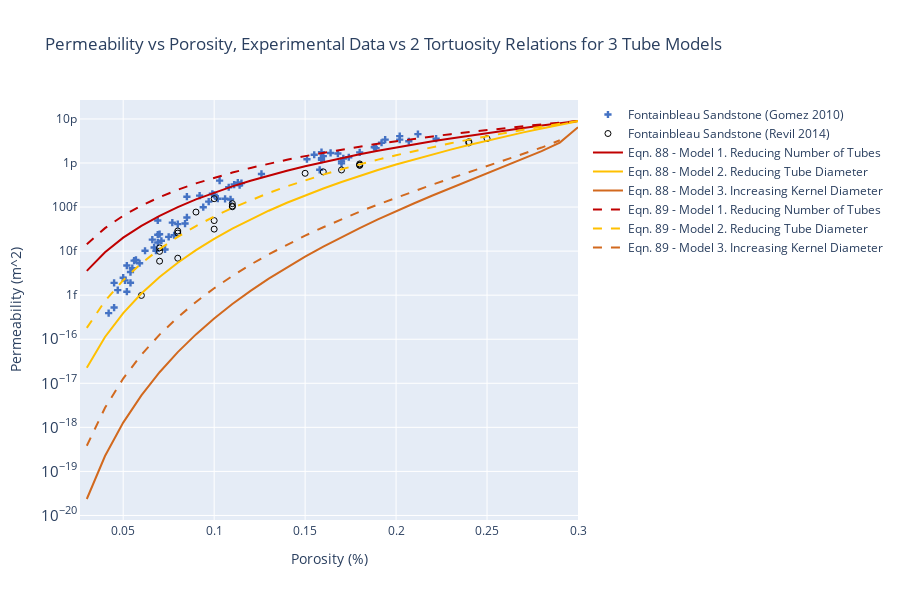

The notebook cell this image was saved under:
### Markdown cell above
> *Figure 2.11: Permeability vs porosity models based on three methods of variation; 1. Reducing the number of tubes, 2. Reducing the radius of tubes, and 3. Increasing the radius of kernels. Compared to two set of experimental data on Fontainbleau sandstones (cite here)*

Visual inspection of Figure 2.11 demonstrates that none of the three proposed methods of varying the permeability and porosity of a block pierced by tubes properly model the actual behaviour of the Fontainbleau sandstone samples.

### Third Dimension and Tortuosity
Modelling rock as a block with a fixed cross-section clearly does not produce permeability that matches the actual results of the laboratory results for Fontainbleau sandstone. The proposal is to model this behaviour by assuming the tortuosity $\tau$ varies with the porosity $\phi$.

Consider two candidate equations for this dependence

$$\tau_1 = \phi^{-1.2}$$

derived from experiments, and

$$\tau_2 = (1 + \phi^{-1})/2$$

theoretically derived.

At $\phi = 0.30$, these two equations give $\tau = 4.24$ and $\tau = 2.167$ respectively. In order to examine the effect of these two relations on the 3 models, they need to be scaled to the permeability of the original block $\kappa_0 = 6.398 * 10^{-12} m^2$. This then results in the following two scaled expressions.

$$\tau_1 = 0.472 \cdot \phi^{-1.2}$$

and

$$\tau_2 = 0.461 \cdot (1 + \phi^{-1})$$

The results from using these two expressions, on the three different tube models are shown in the charts below.

### Code cell
# Authenticate and Import the Plotting Environment

import plotly.graph_objects as go
import os
import pandas as pd
import numpy as np
from plotly import tools

# setup paths and filename
dirpath = os.getcwd()
datapath = dirpath + '\\data\\'
revilname = 'data\\revildata.csv'
gomezname = 'data\\gomez.csv'

T=2.0
A=np.power(10.0,-6)
N=50
b=3.09*np.power(10.0,-5)
pi=3.14159
# setup porosity as a range from 0.03 to 0.3
i=np.arange(3,31)
por_i=i/100

# Torosity Model 1
T1=0.472 * np.power(por_i,-1.2)
# setup case A
N_i1 = (por_i * A)/(b*b*pi*T1)
permA1 = ((pi*np.power(b,4))/(8*T1*A))*N_i1
# setup case B
innerB1 = (por_i * A)/(N*pi*T1)
r_B1 = np.sqrt(innerB1)
permB1 = ((N*pi)/(8*A*T1))*np.power(r_B1,4)
# setup case C
innerC1 = (1-((por_i * A)/(N*pi*T1*b*b)))
r_C1 = np.sqrt(innerC1)
r_C21=r_C1*r_C1
p11=1-r_C21
p21=p11*(1+ r_C21 + p11/np.log(r_C1))
permC1 = ((N*pi)/(8*A*T1))*np.power(b,4)*p21

# Torosity Model 2
T2=0.461 *(1+ np.power(por_i,-1))
# setup case A
N_i2 = (por_i * A)/(b*b*pi*T2)
permA2 = ((pi*np.power(b,4))/(8*T2*A))*N_i2
# setup case B
innerB2 = (por_i * A)/(N*pi*T2)
r_B2 = np.sqrt(innerB2)
permB2 = ((N*pi)/(8*A*T2))*np.power(r_B2,4)
# setup case C
innerC2 = (1-((por_i * A)/(N*pi*T2*b*b)))
r_C2 = np.sqrt(innerC2)
r_C22= np.power(r_C2,2)
p12=1-r_C22
p22=p12*(1+ r_C22 + p12/np.log(r_C2))
permC2 = ((N*pi)/(8*A*T2))*np.power(b,4)*p22

#read in experimental data
df_revil = pd.read_csv(revilname)
df_revil_por = df_revil['porosity']
df_revil_perm = df_revil['perm']
df_gomez = pd.read_csv(gomezname)
df_gomez_por = df_gomez['porosity']
df_gomez_perm = df_gomez['perm']
# convert to numpy
np_revil_por = df_revil_por.values
np_revil_perm = df_revil_perm.values
np_gomez_por = df_gomez_por.values
np_gomez_perm = df_gomez_perm.values

# Setup the Colours
blue = 'rgb(68, 114, 196)'    # Velocity
black = 'rgb(0,0,0)'          # V=1.0 m/s
red = 'rgb(192, 0, 0)'        # r at V=1.0m/s
yellow = 'rgb(255, 192, 0)'   # N=3, length to radius ratio
brown = 'rgb(210,105,30)'     # N=100

# setup lines
line0 = dict( # Pressure Line
    color = (red),
    width = 2
)
line1 = dict( # V=1m/s
    color = (yellow),
    width = 2
)
line2 = dict(
    color = (brown),
    width = 2
)
line5 = dict( # Pressure Line
    color = (red),
    width = 2,
    dash = 'dash'
)
line6 = dict( # V=1m/s
    color = (yellow),
    width = 2,
    dash = 'dash'
)
line7 = dict(
    color = (brown),
    width = 2,
    dash = 'dash'
)

# setup markers
marker3 = dict(
    color = (blue),
    symbol = 'cross'
)
marker4 = dict(
    color = (black),
    symbol = 'circle-open'
)


# setup traces
trace0 = go.Scatter(
    y = permA1,
    x = por_i,
    mode = 'lines',
    name = 'Eqn. 88 - Model 1. Reducing Number of Tubes',
    line = line0
)
trace1 = go.Scatter(
    y = permB1,
    x = por_i,
    mode = 'lines',
    name = 'Eqn. 88 - Model 2. Reducing Tube Diameter',
    line = line1
)
trace2 = go.Scatter(
    y = permC1,
    x = por_i,
    mode = 'lines',
    name = 'Eqn. 88 - Model 3. Increasing Kernel Diameter',
    line = line2
)

trace5 = go.Scatter(
    y = permA2,
    x = por_i,
    mode = 'lines',
    name = 'Eqn. 89 - Model 1. Reducing Number of Tubes',
    line = line5
)
trace6 = go.Scatter(
    y = permB2,
    x = por_i,
    mode = 'lines',
    name = 'Eqn. 89 - Model 2. Reducing Tube Diameter',
    line = line6
)
trace7 = go.Scatter(
    y = permC2,
    x = por_i,
    mode = 'lines',
    name = 'Eqn. 89 - Model 3. Increasing Kernel Diameter',
    line = line7
)
trace8 = go.Scatter(
    y = np_revil_perm,
    x = np_revil_por,
    mode = 'markers',
    name = 'Fontainbleau Sandstone (Gomez 2010)',
    marker = marker3
)
trace9 = go.Scatter(
    y = np_gomez_perm,
    x = np_gomez_por,
    mode = 'markers',
    name = 'Fontainbleau Sandstone (Revil 2014)',
    marker = marker4
)

data = [trace8, trace9, trace0, trace1, trace2, trace5, trace6, trace7]

# setup the chart layout
layout = go.Layout(
    title = 'Permeability vs Porosity, Experimental Data vs 2 Tortuosity Relations for 3 Tube Models',
    height=600,
    yaxis=dict(
        title='Permeability (m^2)',
        type='log',
        showline=True,
        autorange=True
    ),
    xaxis=dict(
        title='Porosity (%)',
        showline=True,
        autorange=True
    )
)
fig = go.Figure(data=data, layout=layout)
#py.iplot(fig)
fig.show()

### Figure 1 — Plotly figure (JSON) as saved in the notebook; plotly's stock layout.template omitted (floating-point values rounded to 4 significant figures)
{"data": [{"marker": {"color": "rgb(68, 114, 196)", "symbol": "cross"}, "mode": "markers", "name": "Fontainbleau Sandstone (Gomez 2010)", "type": "scatter", "x": [0.066, 0.054, 0.057, 0.075, 0.069, 0.05, 0.106, 0.102, 0.097, 0.068, 0.202, 0.067, 0.222, 0.073, 0.084, 0.078, 0.085, 0.085, 0.168, 0.164, 0.159, 0.155, 0.151, 0.207, 0.212, 0.174, 0.17, 0.158, 0.1, 0.159, 0.159, 0.17, 0.045, 0.07, 0.092, 0.109, 0.069, 0.069, 0.18, 0.188, 0.189, 0.194, 0.052, 0.047, 0.059, 0.108, 0.103, 0.099, 0.056, 0.052, 0.08, 0.111, 0.113, 0.062, 0.094, 0.202, 0.045, 0.055, 0.16, 0.051, 0.114, 0.077, 0.171, 0.115, 0.192, 0.054, 0.126, 0.042, 0.071], "y": [1.82e-14, 3.35e-15, 6.3e-15, 2.11e-14, 4.97e-14, 2.49e-15, 1.54e-13, 1.55e-13, 1.33e-13, 1.02e-14, 3.4e-12, 1.21e-14, 3.56e-12, 1.09e-14, 4.23e-14, 2.29e-14, 5.81e-14, 1.72e-13, 1.64e-12, 1.69e-12, 1.77e-12, 1.54e-12, 1.22e-12, 3.12e-12, 4.52e-12, 1.35e-12, 9.81e-13, 7.02e-13, 1.9e-13, 1.28e-12, 1.19e-12, 1.09e-12, 1.9e-15, 2.42e-14, 1.82e-13, 1.49e-13, 1.57e-14, 2.36e-14, 1.74e-12, 2.28e-12, 2.18e-12, 3.39e-12, 1.2e-15, 1.3e-15, 5.3e-15, 2.82e-13, 3.99e-13, 2e-13, 6.1e-15, 4.7e-15, 4.1e-14, 3.24e-13, 3.59e-13, 1.02e-14, 9.92e-14, 4.08e-12, 5.24e-16, 4.1e-15, 1.43e-12, 2.17e-15, 3.16e-13, 4.44e-14, 1.27e-12, 3.5e-13, 2.88e-12, 1.91e-15, 5.64e-13, 3.91e-16, 1.72e-14]}, {"marker": {"color": "rgb(0,0,0)", "symbol": "circle-open"}, "mode": "markers", "name": "Fontainbleau Sandstone (Revil 2014)", "type": "scatter", "x": [0.07, 0.07, 0.07, 0.08, 0.1, 0.08, 0.11, 0.11, 0.09, 0.11, 0.1, 0.08, 0.15, 0.17, 0.16, 0.18, 0.18, 0.18, 0.25, 0.24, 0.24, 0.06, 0.1], "y": [9.869e-15, 5.922e-15, 1.184e-14, 6.908e-15, 4.935e-14, 2.566e-14, 1.017e-13, 1.056e-13, 7.698e-14, 1.194e-13, 1.549e-13, 2.862e-14, 5.843e-13, 6.948e-13, 6.287e-13, 9.001e-13, 9.524e-13, 8.843e-13, 3.583e-12, 2.856e-12, 3.039e-12, 9.869e-16, 3.158e-14]}, {"line": {"color": "rgb(192, 0, 0)", "width": 2}, "mode": "lines", "name": "Eqn. 88 - Model 1. Reducing Number of Tubes", "type": "scatter", "x": [0.03, 0.04, 0.05, 0.06, 0.07, 0.08, 0.09, 0.1, 0.11, 0.12, 0.13, 0.14, 0.15, 0.16, 0.17, 0.18, 0.19, 0.2, 0.21, 0.22, 0.23, 0.24, 0.25, 0.26, 0.27, 0.28, 0.29, 0.3], "y": [3.558e-15, 9.461e-15, 2.02e-14, 3.755e-14, 6.343e-14, 9.987e-14, 1.491e-13, 2.133e-13, 2.949e-13, 3.964e-13, 5.204e-13, 6.695e-13, 8.466e-13, 1.054e-12, 1.296e-12, 1.574e-12, 1.891e-12, 2.251e-12, 2.658e-12, 3.113e-12, 3.621e-12, 4.185e-12, 4.808e-12, 5.494e-12, 6.246e-12, 7.068e-12, 7.963e-12, 8.936e-12]}, {"line": {"color": "rgb(255, 192, 0)", "width": 2}, "mode": "lines", "name": "Eqn. 88 - Model 2. Reducing Tube Diameter", "type": "scatter", "x": [0.03, 0.04, 0.05, 0.06, 0.07, 0.08, 0.09, 0.1, 0.11, 0.12, 0.13, 0.14, 0.15, 0.16, 0.17, 0.18, 0.19, 0.2, 0.21, 0.22, 0.23, 0.24, 0.25, 0.26, 0.27, 0.28, 0.29, 0.3], "y": [2.243e-17, 1.123e-16, 3.919e-16, 1.088e-15, 2.579e-15, 5.448e-15, 1.054e-14, 1.901e-14, 3.242e-14, 5.277e-14, 8.261e-14, 1.251e-13, 1.841e-13, 2.643e-13, 3.711e-13, 5.111e-13, 6.918e-13, 9.22e-13, 1.212e-12, 1.572e-12, 2.017e-12, 2.559e-12, 3.217e-12, 4.007e-12, 4.95e-12, 6.068e-12, 7.386e-12, 8.93e-12]}, {"line": {"color": "rgb(210,105,30)", "width": 2}, "mode": "lines", "name": "Eqn. 88 - Model 3. Increasing Kernel Diameter", "type": "scatter", "x": [0.03, 0.04, 0.05, 0.06, 0.07, 0.08, 0.09, 0.1, 0.11, 0.12, 0.13, 0.14, 0.15, 0.16, 0.17, 0.18, 0.19, 0.2, 0.21, 0.22, 0.23, 0.24, 0.25, 0.26, 0.27, 0.28, 0.29, 0.3], "y": [2.365e-20, 2.236e-19, 1.28e-18, 5.331e-18, 1.785e-17, 5.094e-17, 1.287e-16, 2.957e-16, 6.29e-16, 1.256e-15, 2.379e-15, 4.31e-15, 7.518e-15, 1.269e-14, 2.083e-14, 3.337e-14, 5.233e-14, 8.059e-14, 1.222e-13, 1.828e-13, 2.707e-13, 3.976e-13, 5.812e-13, 8.49e-13, 1.247e-12, 1.862e-12, 2.911e-12, 6.476e-12]}, {"line": {"color": "rgb(192, 0, 0)", "dash": "dash", "width": 2}, "mode": "lines", "name": "Eqn. 89 - Model 1. Reducing Number of Tubes", "type": "scatter", "x": [0.03, 0.04, 0.05, 0.06, 0.07, 0.08, 0.09, 0.1, 0.11, 0.12, 0.13, 0.14, 0.15, 0.16, 0.17, 0.18, 0.19, 0.2, 0.21, 0.22, 0.23, 0.24, 0.25, 0.26, 0.27, 0.28, 0.29, 0.3], "y": [1.429e-14, 3.323e-14, 6.367e-14, 1.08e-13, 1.682e-13, 2.465e-13, 3.446e-13, 4.641e-13, 6.067e-13, 7.736e-13, 9.663e-13, 1.186e-12, 1.433e-12, 1.709e-12, 2.016e-12, 2.352e-12, 2.72e-12, 3.12e-12, 3.552e-12, 4.018e-12, 4.516e-12, 5.049e-12, 5.616e-12, 6.217e-12, 6.853e-12, 7.525e-12, 8.231e-12, 8.972e-12]}, {"line": {"color": "rgb(255, 192, 0)", "dash": "dash", "width": 2}, "mode": "lines", "name": "Eqn. 89 - Model 2. Reducing Tube Diameter", "type": "scatter", "x": [0.03, 0.04, 0.05, 0.06, 0.07, 0.08, 0.09, 0.1, 0.11, 0.12, 0.13, 0.14, 0.15, 0.16, 0.17, 0.18, 0.19, 0.2, 0.21, 0.22, 0.23, 0.24, 0.25, 0.26, 0.27, 0.28, 0.29, 0.3], "y": [1.806e-16, 7.394e-16, 2.193e-15, 5.303e-15, 1.114e-14, 2.113e-14, 3.704e-14, 6.103e-14, 9.565e-14, 1.439e-13, 2.09e-13, 2.949e-13, 4.056e-13, 5.456e-13, 7.201e-13, 9.341e-13, 1.193e-12, 1.504e-12, 1.873e-12, 2.305e-12, 2.809e-12, 3.392e-12, 4.061e-12, 4.824e-12, 5.69e-12, 6.666e-12, 7.761e-12, 8.984e-12]}, {"line": {"color": "rgb(210,105,30)", "dash": "dash", "width": 2}, "mode": "lines", "name": "Eqn. 89 - Model 3. Increasing Kernel Diameter", "type": "scatter", "x": [0.03, 0.04, 0.05, 0.06, 0.07, 0.08, 0.09, 0.1, 0.11, 0.12, 0.13, 0.14, 0.15, 0.16, 0.17, 0.18, 0.19, 0.2, 0.21, 0.22, 0.23, 0.24, 0.25, 0.26, 0.27, 0.28, 0.29, 0.3], "y": [3.829e-19, 2.773e-18, 1.281e-17, 4.452e-17, 1.273e-16, 3.155e-16, 7.017e-16, 1.433e-15, 2.734e-15, 4.929e-15, 8.482e-15, 1.403e-14, 2.244e-14, 3.488e-14, 5.287e-14, 7.845e-14, 1.143e-13, 1.638e-13, 2.316e-13, 3.238e-13, 4.485e-13, 6.173e-13, 8.463e-13, 1.16e-12, 1.599e-12, 2.241e-12, 3.279e-12, null]}], "layout": {"height": 600, "title": {"text": "Permeability vs Porosity, Experimental Data vs 2 Tortuosity Relations for 3 Tube Models"}, "xaxis": {"autorange": true, "showline": true, "title": {"text": "Porosity (%)"}}, "yaxis": {"autorange": true, "showline": true, "title": {"text": "Permeability (m^2)"}, "type": "log"}}}
